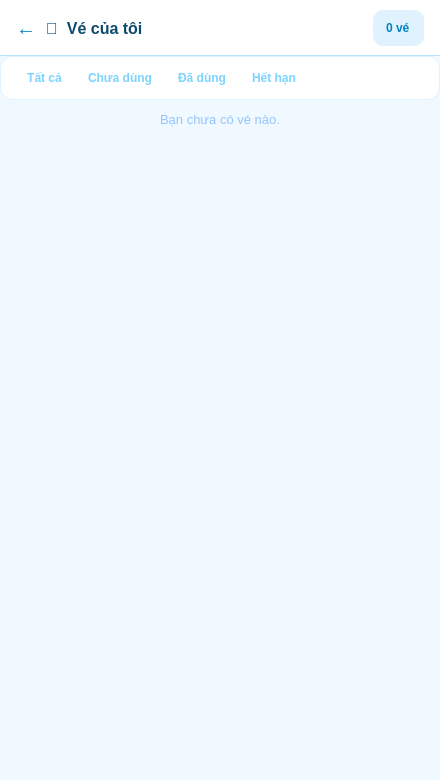
<?xml version="1.0" encoding="UTF-8"?>
<ui version="4.0">
 <class>VeCoiToiWindow</class>
 <widget class="QMainWindow" name="VeCoiToiWindow">
  <property name="geometry">
   <rect>
    <x>0</x>
    <y>0</y>
    <width>440</width>
    <height>780</height>
   </rect>
  </property>
  <property name="windowTitle">
   <string>Vé Của Tôi</string>
  </property>
  <property name="styleSheet">
   <string notr="true">
/* ── Nền tổng ── */
QWidget#centralwidget {
    background-color: #F0F9FF;
}

/* ── Header ── */
QFrame#header {
    background-color: #FFFFFF;
    border-bottom: 1px solid #BAE6FD;
}
QLabel#lbl_title {
    color: #0C4A6E;
    font-size: 16px;
    font-weight: 700;
    font-family: 'Segoe UI', system-ui, sans-serif;
}
QPushButton#btn_back {
    background-color: transparent;
    border: none;
    color: #0284C7;
    font-size: 20px;
    font-weight: bold;
}
QPushButton#btn_back:hover {
    color: #0EA5E9;
}

/* ── Filter tab bar ── */
QFrame#filterBar {
    background-color: #FFFFFF;
    border-radius: 12px;
    border: 1px solid #E0F2FE;
}
QPushButton#btnTabAll,
QPushButton#btnTabUnused,
QPushButton#btnTabUsed,
QPushButton#btnTabExpired {
    border: none;
    border-radius: 8px;
    font-size: 12px;
    font-weight: 600;
    padding: 6px 10px;
    background-color: transparent;
    color: #7DD3FC;
}
QPushButton#btnTabAll:hover,
QPushButton#btnTabUnused:hover,
QPushButton#btnTabUsed:hover,
QPushButton#btnTabExpired:hover {
    background-color: #F0F9FF;
    color: #0284C7;
}

/* ── Scroll area ── */
QScrollArea {
    background: transparent;
    border: none;
}
QScrollBar:vertical {
    width: 5px;
    background: #E0F2FE;
    border-radius: 3px;
}
QScrollBar::handle:vertical {
    background: #7DD3FC;
    border-radius: 3px;
}
QScrollBar::add-line:vertical,
QScrollBar::sub-line:vertical {
    height: 0px;
}

/* ── Empty state ── */
QLabel#lbl_empty {
    color: #93C5FD;
    font-size: 13px;
    font-family: 'Segoe UI', system-ui, sans-serif;
}
   </string>
  </property>
  <widget class="QWidget" name="centralwidget">
   <layout class="QVBoxLayout" name="rootLayout">
    <property name="spacing">
     <number>0</number>
    </property>
    <property name="leftMargin">
     <number>0</number>
    </property>
    <property name="topMargin">
     <number>0</number>
    </property>
    <property name="rightMargin">
     <number>0</number>
    </property>
    <property name="bottomMargin">
     <number>0</number>
    </property>

    <!-- HEADER -->
    <item>
     <widget class="QFrame" name="header">
      <property name="minimumSize">
       <size><width>0</width><height>56</height></size>
      </property>
      <property name="frameShape">
       <enum>QFrame::NoFrame</enum>
      </property>
      <layout class="QHBoxLayout" name="headerLayout">
       <property name="leftMargin"><number>16</number></property>
       <property name="topMargin"><number>10</number></property>
       <property name="rightMargin"><number>16</number></property>
       <property name="bottomMargin"><number>10</number></property>
       <property name="spacing"><number>10</number></property>
       <item>
        <widget class="QPushButton" name="btn_back">
         <property name="maximumSize">
          <size><width>32</width><height>32</height></size>
         </property>
         <property name="text"><string>←</string></property>
         <property name="cursor">
          <cursorShape>PointingHandCursor</cursorShape>
         </property>
        </widget>
       </item>
       <item>
        <widget class="QLabel" name="lbl_title">
         <property name="text"><string>📱  Vé của tôi</string></property>
        </widget>
       </item>
       <item>
        <spacer>
         <property name="orientation"><enum>Qt::Horizontal</enum></property>
         <property name="sizeHint" stdset="0"><size><width>0</width><height>0</height></size></property>
        </spacer>
       </item>
       <item>
        <widget class="QLabel" name="lbl_count">
         <property name="styleSheet">
          <string>background-color:#E0F2FE; color:#0284C7; border-radius:10px;
font-size:12px; font-weight:600; padding: 3px 10px;</string>
         </property>
         <property name="text"><string>0 vé</string></property>
        </widget>
       </item>
      </layout>
     </widget>
    </item>

    <!-- FILTER TAB BAR -->
    <item>
     <widget class="QFrame" name="filterBar">
      <property name="maximumSize">
       <size><width>16777215</width><height>48</height></size>
      </property>
      <property name="frameShape">
       <enum>QFrame::NoFrame</enum>
      </property>
      <layout class="QHBoxLayout" name="filterLayout">
       <property name="leftMargin"><number>16</number></property>
       <property name="topMargin"><number>8</number></property>
       <property name="rightMargin"><number>16</number></property>
       <property name="bottomMargin"><number>8</number></property>
       <property name="spacing"><number>6</number></property>
       <item>
        <widget class="QPushButton" name="btnTabAll">
         <property name="text"><string>Tất cả</string></property>
         <property name="cursor"><cursorShape>PointingHandCursor</cursorShape></property>
        </widget>
       </item>
       <item>
        <widget class="QPushButton" name="btnTabUnused">
         <property name="text"><string>Chưa dùng</string></property>
         <property name="cursor"><cursorShape>PointingHandCursor</cursorShape></property>
        </widget>
       </item>
       <item>
        <widget class="QPushButton" name="btnTabUsed">
         <property name="text"><string>Đã dùng</string></property>
         <property name="cursor"><cursorShape>PointingHandCursor</cursorShape></property>
        </widget>
       </item>
       <item>
        <widget class="QPushButton" name="btnTabExpired">
         <property name="text"><string>Hết hạn</string></property>
         <property name="cursor"><cursorShape>PointingHandCursor</cursorShape></property>
        </widget>
       </item>
       <item>
        <spacer>
         <property name="orientation"><enum>Qt::Horizontal</enum></property>
         <property name="sizeHint" stdset="0"><size><width>0</width><height>0</height></size></property>
        </spacer>
       </item>
      </layout>
     </widget>
    </item>

    <!-- SCROLL AREA chứa danh sách vé (sẽ được populate bằng code) -->
    <item>
     <widget class="QScrollArea" name="scrollArea">
      <property name="widgetResizable"><bool>true</bool></property>
      <property name="frameShape"><enum>QFrame::NoFrame</enum></property>
      <widget class="QWidget" name="scrollContents">
       <property name="styleSheet">
        <string>QWidget#scrollContents { background: transparent; }</string>
       </property>
       <layout class="QVBoxLayout" name="ticketListLayout">
        <property name="leftMargin"><number>16</number></property>
        <property name="topMargin"><number>12</number></property>
        <property name="rightMargin"><number>16</number></property>
        <property name="bottomMargin"><number>20</number></property>
        <property name="spacing"><number>12</number></property>
        <!-- Các ticket card sẽ được thêm động bằng Python -->
        <item>
         <widget class="QLabel" name="lbl_empty">
          <property name="text"><string>Bạn chưa có vé nào.</string></property>
          <property name="alignment"><set>Qt::AlignCenter</set></property>
          <property name="visible"><bool>false</bool></property>
         </widget>
        </item>
        <item>
         <spacer>
          <property name="orientation"><enum>Qt::Vertical</enum></property>
          <property name="sizeHint" stdset="0"><size><width>0</width><height>20</height></size></property>
         </spacer>
        </item>
       </layout>
      </widget>
     </widget>
    </item>

   </layout>
  </widget>
 </widget>
 <resources/>
 <connections/>
</ui>
